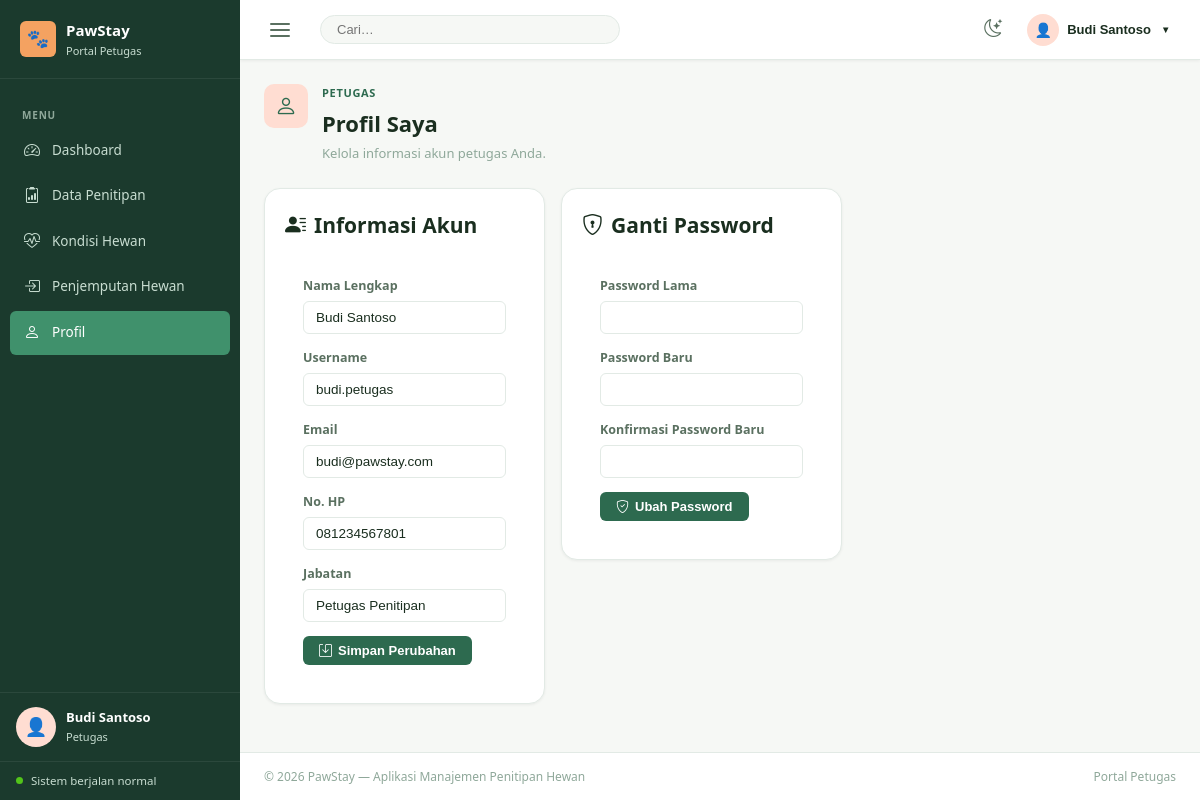
Screenshot of /pawstay/petugas-profile.php (signed in) with the database file from the repository.
### tables this page shows
CREATE TABLE `petugas` (
  `id_petugas` int(10) UNSIGNED NOT NULL,
  `nama_petugas` varchar(100) NOT NULL,
  `username` varchar(50) NOT NULL,
  `password` varchar(255) NOT NULL,
  `email` varchar(100) DEFAULT NULL,
  `no_hp` varchar(20) DEFAULT NULL,
  `jabatan` varchar(50) DEFAULT 'Petugas Penitipan',
  `status` enum('Aktif','Nonaktif') NOT NULL DEFAULT 'Aktif',
  `created_at` datetime NOT NULL DEFAULT current_timestamp(),
  `updated_at` datetime NOT NULL DEFAULT current_timestamp() ON UPDATE current_timestamp()
);

### pawstay/koneksi.php (called while the page is built, shortened)
<?php
try {
    $dsn = sprintf(
        'mysql:host=%s;dbname=%s;charset=%s',
        DB_HOST, DB_NAME, DB_CHARSET
    );
    $pdo = new PDO($dsn, DB_USER, DB_PASS, [
        PDO::ATTR_ERRMODE            => PDO::ERRMODE_EXCEPTION,
        PDO::ATTR_DEFAULT_FETCH_MODE => PDO::FETCH_ASSOC,
        PDO::ATTR_EMULATE_PREPARES   => false,
    ]);
} catch (PDOException $e) {
    http_response_code(500);
    die(json_encode([
        'status'  => 'error',
        'message' => 'Koneksi database gagal. Silakan hubungi administrator.',
        'detail'  => (ini_get('display_errors') ? $e->getMessage() : null),
    ]));
}
function dbFetchOne(string $sql, array $params = []): array|false
{
    global $pdo;
    $stmt = $pdo->prepare($sql);
    $stmt->execute($params);
    return $stmt->fetch();
}

### pawstay/petugas-profile.php (the view, shortened to what this page needs)
<?php
require_once 'koneksi.php';
$idPetugas = (int) $_SESSION['id_petugas'];
$petugas = dbFetchOne("SELECT * FROM petugas WHERE id_petugas = ?", [$idPetugas]);
?>
<!DOCTYPE html>
<html lang="id" data-theme="light">
<head>
  <link rel="stylesheet" href="https://cdn.jsdelivr.net/npm/bootstrap-icons@1.11.3/font/bootstrap-icons.min.css">
  <link rel="stylesheet" href="style.css">
</head>
<body>
<?php include 'partials/petugas-header.php'; ?>
      <div class="page-heading">
        <div class="page-heading-copy">
          <span class="page-icon"><i class="bi bi-person"></i></span>
          <div>
            <p class="eyebrow mb-1">Petugas</p>
            <h1 style="font-size:22px;font-weight:700;margin-bottom:2px">Profil Saya</h1>
            <p class="text-muted mb-0" style="font-size:13px">Kelola informasi akun petugas Anda.</p>
          </div>
        </div>
      </div>
      <div class="row g-3">
        <div class="col-lg-6">
          <div class="panel">
            <div class="panel-header"><h2 class="section-title h6 mb-0"><i class="bi bi-person-lines-fill"></i> Informasi Akun</h2></div>
            <form method="POST" style="padding:18px;">
              <div class="form-group mb-2">
                <label class="form-label">Nama Lengkap</label>
                <input class="form-control" type="text" name="nama_petugas" value="<?= htmlspecialchars($petugas['nama_petugas']) ?>" required>
              </div>
              <div class="form-group mb-2">
                <label class="form-label">Username</label>
                <input class="form-control" type="text" value="<?= htmlspecialchars($petugas['username']) ?>" disabled>
              </div>
              <div class="form-group mb-2">
                <label class="form-label">Email</label>
                <input class="form-control" type="email" name="email" value="<?= htmlspecialchars($petugas['email'] ?? '') ?>">
              </div>
              <div class="form-group mb-2">
                <label class="form-label">No. HP</label>
                <input class="form-control" type="text" name="no_hp" value="<?= htmlspecialchars($petugas['no_hp'] ?? '') ?>">
              </div>
              <div class="form-group mb-3">
                <label class="form-label">Jabatan</label>
                <input class="form-control" type="text" value="<?= htmlspecialchars($petugas['jabatan'] ?? '-') ?>" disabled>
              </div>
              <button class="btn btn-primary" type="submit"><i class="bi bi-save"></i> Simpan Perubahan</button>
            </form>
          </div>
        </div>
        <div class="col-lg-6">
          <div class="panel">
            <div class="panel-header"><h2 class="section-title h6 mb-0"><i class="bi bi-shield-lock"></i> Ganti Password</h2></div>
            <form method="POST" style="padding:18px;">
              <div class="form-group mb-2">
                <label class="form-label">Password Lama</label>
                <input class="form-control" type="password" name="password_lama" required>
              </div>
              <div class="form-group mb-2">
                <label class="form-label">Password Baru</label>
                <input class="form-control" type="password" name="password_baru" required minlength="6">
              </div>
              <div class="form-group mb-3">
                <label class="form-label">Konfirmasi Password Baru</label>
                <input class="form-control" type="password" name="password_konfirmasi" required minlength="6">
              </div>
              <button class="btn btn-primary" type="submit"><i class="bi bi-shield-check"></i> Ubah Password</button>
            </form>
          </div>
        </div>
      </div>
<?php include 'partials/petugas-footer.php'; ?>

### pawstay/style.css (style rules this page uses)
:root { --brand-primary: #2D6A4F; --brand-primary-light: #40916C; --brand-accent: #F4A261; --brand-accent-light: #FFDDD2; --bg-body: #F6F8F5; --bg-surface: #FFFFFF; --bg-sidebar: #1B3A2D; --bg-sidebar-hover: #2D6A4F; --bg-sidebar-active: #40916C; --text-primary: #1A2E1F; --text-secondary: #5A7060; --text-muted: #8FA89A; --text-sidebar: #C8DDD1; --text-sidebar-active: #FFFFFF; --border-color: #E2EAE5; --radius-sm: 6px; --radius-md: 10px; --radius-lg: 16px; --shadow-sm: 0 1px 3px rgba(0,0,0,.06); --shadow-md: 0 4px 16px rgba(0,0,0,.08); --sidebar-w: 240px; --navbar-h: 60px; --success: #2D6A4F; --warning: #F4A261; --danger: #E63946; --info: #457B9D; }
*, *::before, *::after { box-sizing: border-box; margin: 0; padding: 0; }
body { font-family: 'Segoe UI', system-ui, sans-serif; background: var(--bg-body); color: var(--text-primary); font-size: 14px; line-height: 1.6; }
.page-heading { display: flex; align-items: flex-start; justify-content: space-between; flex-wrap: wrap; gap: 12px; margin-bottom: 24px; }
.page-heading-copy { display: flex; align-items: flex-start; gap: 14px; }
.page-icon { width: 44px; height: 44px; background: var(--brand-accent-light); border-radius: var(--radius-md); display: flex; align-items: center; justify-content: center; font-size: 22px; flex-shrink: 0; color: var(--brand-primary); }
.eyebrow { font-size: 11px; font-weight: 700; text-transform: uppercase; letter-spacing: .06em; color: var(--brand-primary); }
.panel { background: var(--bg-surface); border: 1px solid var(--border-color); border-radius: var(--radius-lg); padding: 20px; box-shadow: var(--shadow-sm); }
.panel-header { display: flex; align-items: flex-start; justify-content: space-between; gap: 12px; margin-bottom: 16px; flex-wrap: wrap; }
.section-title { display: flex; align-items: center; gap: 8px; color: var(--text-primary); font-weight: 600; }
.row { display: flex; flex-wrap: wrap; }
.g-3 { gap: 16px; }
.mb-0 { margin-bottom: 0; }
.mb-1 { margin-bottom: 4px; }
.mb-2 { margin-bottom: 8px; }
.mb-3 { margin-bottom: 12px; }
.text-muted { color: var(--text-muted) !important; }
.btn { display: inline-flex; align-items: center; gap: 6px; padding: 7px 16px; border-radius: var(--radius-sm); border: none; cursor: pointer; font-size: 13px; font-weight: 600; transition: opacity .15s, background .15s; }
.btn-primary { background: var(--brand-primary); color: #fff; }
.form-label { display: block; font-size: 12.5px; font-weight: 600; margin-bottom: 5px; color: var(--text-secondary); }
.form-control, .form-select { display: block; width: 100%; padding: 8px 12px; border: 1px solid var(--border-color); border-radius: var(--radius-sm); background: var(--bg-surface); color: var(--text-primary); font-size: 13.5px; transition: border-color .15s; }
.form-group { margin-bottom: 14px; }

### rows the page displays
petugas: nama_petugas "Budi Santoso", username "budi.petugas", email "budi@pawstay.com", no_hp "081234567801", jabatan "Petugas Penitipan"

### other values shown
$namaPetugas "Budi Santoso"
